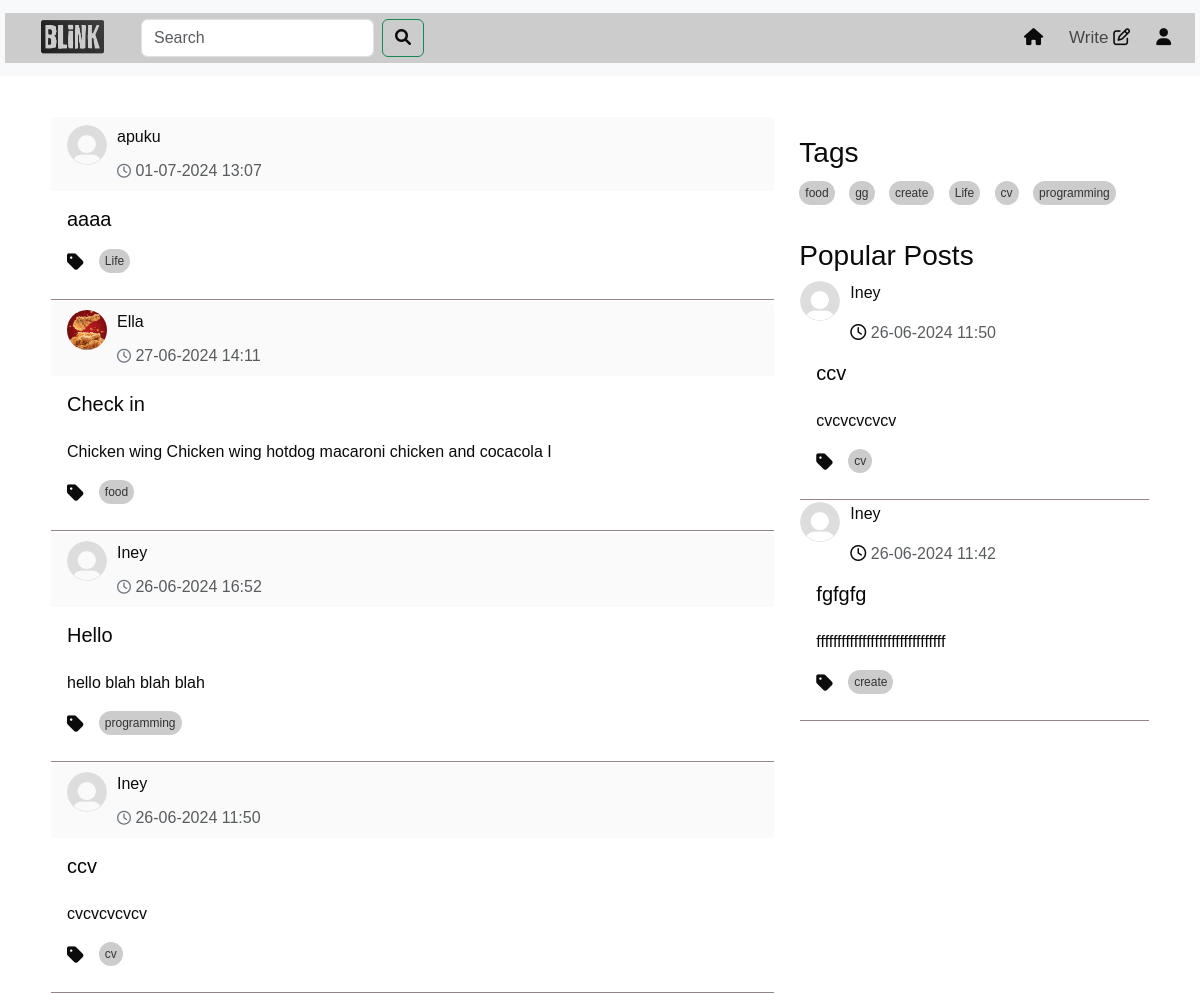
The page /home (signed in, upper part) on the database as committed earlier.
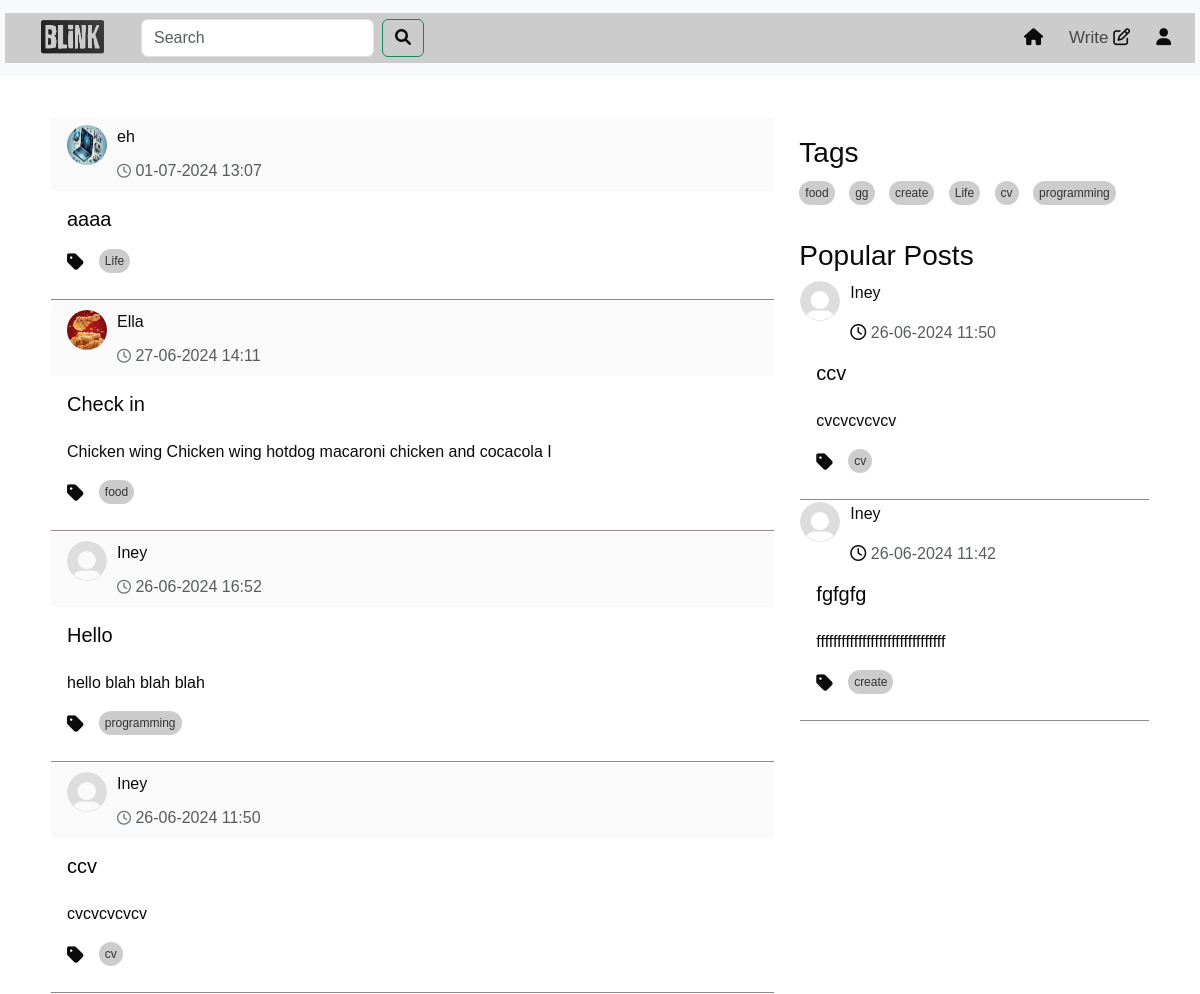
The same page on the database as committed later.
### models.py (models this page shows, shortened)
class Post(db.Model):
    id = db.Column(db.Integer, primary_key=True)
    title = db.Column(db.Text())
    content = db.Column(db.Text())
    tag = db.Column(db.Text(), nullable=False)
    user_id = db.Column(db.Integer, db.ForeignKey('user.id'), nullable=False)
    created_date = db.Column(db.DateTime,default=datetime.datetime.now)
    likes = db.Column(db.Integer, default=0)
    meta = db.Column(db.Text, nullable=True)
    comments = db.relationship('Comment', backref='post',cascade="all, delete", lazy=True)

class User(UserMixin,db.Model):
    id = db.Column(db.Integer, primary_key=True)
    username = db.Column(db.String(50), unique=True)
    email =db.Column(db.String(50), unique=True)
    password = db.Column(db.String(100))
    bio = db.Column(db.String(50))
    profile_picture = db.Column(db.String(250))
    posts = db.relationship('Post', backref='author', lazy=True)
    comments = db.relationship('Comment', backref='author', lazy=True)

### route.py (the view)
@app.route('/home',methods=['GET', 'POST'])
@login_required
def home(limit=2):
    page = request.args.get('page', 1, type=int)
    per_page = 10  # Number of posts per page
    post = get_posts(page, per_page)  # Assuming you have a function to get paginated posts
    unique_tags = list(set(tag for tag, in Post.query.with_entities(Post.tag).distinct().limit(15)))
    popular_posts = Post.query.order_by(Post.likes.desc()).limit(limit).all()
    forms=SearchForm()
    query = forms.search.data
    if forms.validate_on_submit():
         search_results = Post.query.filter(Post.title.ilike(f'%{query}%')).all()
         return render_template('search_results.html' ,post=post, search_results =search_results ,
                                form = forms ,popular_posts = popular_posts,tags=unique_tags)
    return render_template("home.html", post=post ,form=forms  ,popular_posts = popular_posts,tags=unique_tags)

### forms.py
class SearchForm(FlaskForm):
    search = StringField('Search ', validators=[DataRequired()])
    submit = SubmitField('Search')

### route.py (called while the page is built)
@login_manager.user_loader
def loader_user(user_id):
    return User.query.get(user_id)

def get_posts(page, per_page, tag=None):
    if tag:
        return Post.query.filter(Post.tag.in_([tag])).paginate(page=page, per_page=per_page, error_out=False)
    return Post.query.order_by(Post.created_date.desc()).paginate(page=page, per_page=per_page, error_out=False)

### templates/home.html (shortened to what this page needs)
<!DOCTYPE html>
<html lang="en">
  <head>
    <link
      href="https://cdn.jsdelivr.net/npm/bootstrap@5.3.3/dist/css/bootstrap.min.css"
      rel="stylesheet"
    />
    <link
      href="https://cdnjs.cloudflare.com/ajax/libs/font-awesome/6.0.0-beta3/css/all.min.css"
      rel="stylesheet"
    />
    <link
      rel="stylesheet"
      href="https://cdnjs.cloudflare.com/ajax/libs/font-awesome/5.15.4/css/all.min.css"
    />
    <link
      href="https://cdnjs.cloudflare.com/ajax/libs/font-awesome/6.0.0-beta3/css/all.min.css"
      rel="stylesheet"
    />
    <link
      href="https://cdn.jsdelivr.net/npm/bootstrap@5.3.3/dist/css/bootstrap.min.css"
      rel="stylesheet"
    />
    <link
      href="https://cdnjs.cloudflare.com/ajax/libs/font-awesome/6.0.0-beta3/css/all.min.css"
      rel="stylesheet"
    />
    <link rel="stylesheet" href="/static/home.css" />
    <link rel="stylesheet" href="/static/topnav.css" />
  </head>
  <body>
    {% include 'topnav.html' %}
    <div class="container">
      <div class="row">
        <div class="col-sm-8">
          <div id="posts-container">
            {% for post in post.items %}
            <div class="card">
              <div
                class="card-header d-flex justify-content-between align-items-center"
              >
                <div class="profile-image">
                  <a
                    class="nav-link"
                    href="{{ url_for('profile',user_id=post.user_id) }}"
                    ><img
                      src="{{ url_for('static', filename='/photo/user_profile/'+post.author.profile_picture) }}"
                      width="60"
                      height="60"
                      alt=""
                  /></a>
                  <div style="width: 300px">
                    <p id="name">
                      <a
                        class="nav-link"
                        href="{{ url_for('profile',user_id=post.user_id) }}"
                        >{{post.author.username}}</a
                      >
                    </p>
                    <p class="text-muted mb-0">
                      <i class="fa-regular fa-clock"></i>
                      {{post.created_date.strftime('%d-%m-%Y %H:%M')}}
                    </p>
                  </div>
                </div>
              </div>
              <div class="card-body">
                <a
                  class="nav-link"
                  href="{{ url_for('full_post',post_id=post.id) }}"
                >
                  <h5 class="card-title">{{post.title}}</h5>
                  <p class="card-text" id="card-description">
                    {{post.meta | safe}}
                  </p>
                  <div class="tags-container">
                    <ul class="list-group list-group-horizontal">
                      <i class="fas fa-tag"></i>
                      <a
                        href="{{ url_for('home_tag',tag=post.tag ) }}"
                        class="tag"
                        >{{post.tag}}
                      </a>
                    </ul>
                  </div>
                </a>
              </div>
              <div
                class="card-end"
                style="border-bottom: #958787 solid 1px"
              ></div>
            </div>
            {% endfor %}
          </div>
        </div>
        {% include 'sidenav.html' %}
      </div>
    </div>
  </body>
</html>

Rows that differ between the two databases and show on the page:
changed through a linked row, Post "aaaa": profile_picture: picture added in place of a placeholder; author.username "apuku" → "eh"
